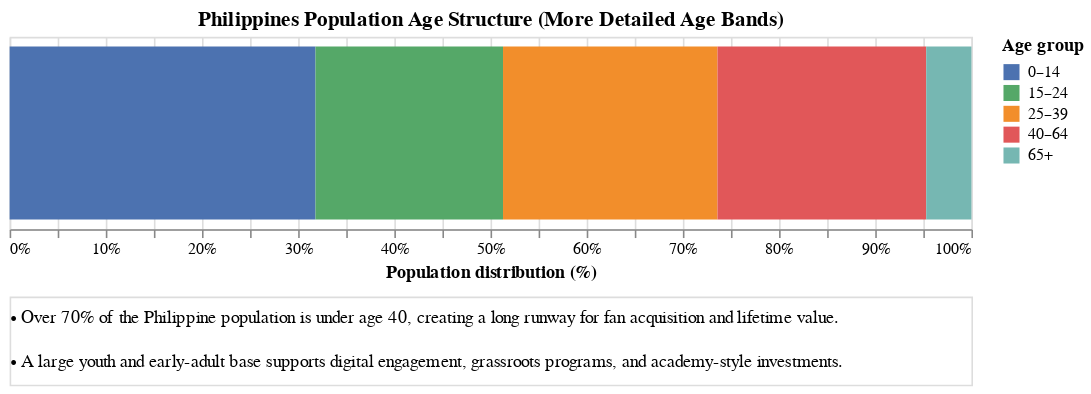

Source (notebook cell):
### Markdown cell above
## Visual 4: Age Structure of the Philippines (Long-Term Growth Signal)

### Code cell
import altair as alt
import pandas as pd

# Philippines age structure in finer buckets (approx % shares)
age_data_split = pd.DataFrame({
    "age_group": [
        "0–14",
        "15–24",
        "25–39",
        "40–64",
        "65+"
    ],
    "percent_share": [
        31.8,
        19.5,
        22.3,
        21.7,
        4.7
    ]
})

age_chart_split = alt.Chart(age_data_split).mark_bar().encode(
    x=alt.X(
        "sum(percent_share):Q",
        stack="normalize",
        title="Population distribution (%)"
    ),
    color=alt.Color(
        "age_group:N",
        scale=alt.Scale(
            domain=["0–14", "15–24", "25–39", "40–64", "65+"],
            range=["#4c72b0", "#55a868", "#f28e2b", "#e15759", "#76b7b2"]
        ),
        title="Age group"
    ),
    tooltip=[
        alt.Tooltip("age_group:N", title="Age group"),
        alt.Tooltip("percent_share:Q", title="Share (%)", format=".1f")
    ]
).properties(
    width=600,
    height=120,
    title=alt.TitleParams(
    text="Philippines Population Age Structure (More Detailed Age Bands)",
)

)

footnotes = pd.DataFrame({
    "text": [
        "• Over 70% of the Philippine population is under age 40, creating a long runway for fan acquisition and lifetime value.",
        "• A large youth and early-adult base supports digital engagement, grassroots programs, and academy-style investments."
    ],
    "row": [0, 1]
})

notes = alt.Chart(footnotes).mark_text(
    align="left",
    fontSize=11
).encode(
    x=alt.value(0),
    y=alt.Y("row:O", axis=None),
    text="text:N"
).properties(
    width=600,
    height=55
)

final_chart = alt.vconcat(
    age_chart_split,   # your stacked age chart
    notes,
    spacing=8
)

final_chart

### Figure 1 — Vega-Lite specification as saved in the notebook (floating-point values rounded to 4 significant figures)
{"config": {"view": {"continuousWidth": 300, "continuousHeight": 300}}, "vconcat": [{"data": {"name": "data-e7871e36936c3ffbed41782a14720379"}, "mark": {"type": "bar"}, "encoding": {"color": {"field": "age_group", "scale": {"domain": ["0–14", "15–24", "25–39", "40–64", "65+"], "range": ["#4c72b0", "#55a868", "#f28e2b", "#e15759", "#76b7b2"]}, "title": "Age group", "type": "nominal"}, "tooltip": [{"field": "age_group", "title": "Age group", "type": "nominal"}, {"field": "percent_share", "format": ".1f", "title": "Share (%)", "type": "quantitative"}], "x": {"aggregate": "sum", "field": "percent_share", "stack": "normalize", "title": "Population distribution (%)", "type": "quantitative"}}, "height": 120, "title": {"text": "Philippines Population Age Structure (More Detailed Age Bands)"}, "width": 600}, {"data": {"name": "data-bfff18b69d6112979872c94f156e5ff0"}, "mark": {"type": "text", "align": "left", "fontSize": 11}, "encoding": {"text": {"field": "text", "type": "nominal"}, "x": {"value": 0}, "y": {"axis": null, "field": "row", "type": "ordinal"}}, "height": 55, "width": 600}], "spacing": 8, "$schema": "https://vega.github.io/schema/vega-lite/v5.20.1.json", "datasets": {"data-e7871e36936c3ffbed41782a14720379": [{"age_group": "0–14", "percent_share": 31.8}, {"age_group": "15–24", "percent_share": 19.5}, {"age_group": "25–39", "percent_share": 22.3}, {"age_group": "40–64", "percent_share": 21.7}, {"age_group": "65+", "percent_share": 4.7}], "data-bfff18b69d6112979872c94f156e5ff0": [{"text": "• Over 70% of the Philippine population is under age 40, creating a long runway for fan acquisition and lifetime value.", "row": 0}, {"text": "• A large youth and early-adult base supports digital engagement, grassroots programs, and academy-style investments.", "row": 1}]}}
